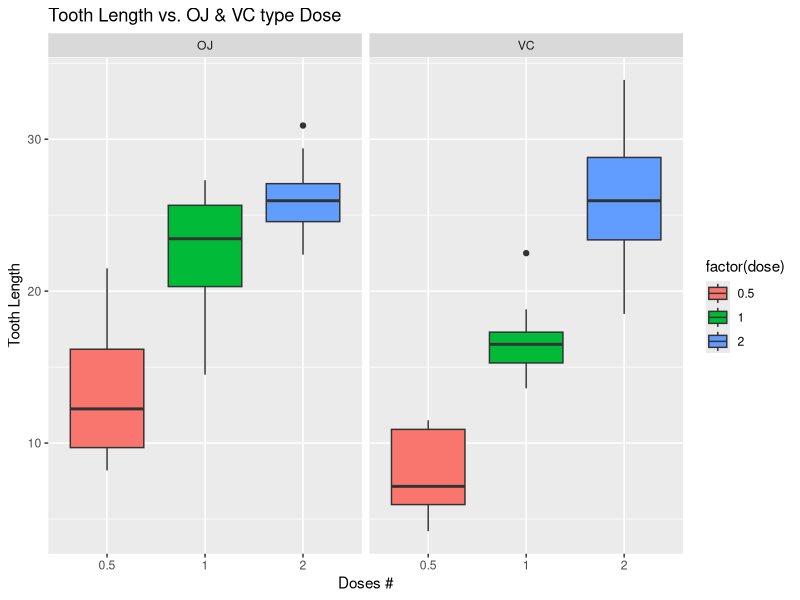

Here is the R script that generated this plot:
## ---- chunk 1
suppressMessages(library(datasets))
suppressMessages(library(ggplot2))
suppressMessages(library(dplyr))
data(ToothGrowth)
str(ToothGrowth)
## ---- chunk 2
ToothGrowth
## ---- chunk 3
length(ToothGrowth$len)
## ---- chunk 4
aggregate(ToothGrowth$len,list(ToothGrowth$supp,ToothGrowth$dose),mean)
## ---- chunk 5
aggregate(ToothGrowth$len,list(ToothGrowth$supp,ToothGrowth$dose),sd)
## ---- chunk 6
    ggplot(ToothGrowth, aes(x = factor(dose), y = len, fill = factor(dose)))+
                  geom_boxplot()+
                  facet_grid(.~supp)+
                  labs(title = "Tooth Length vs. OJ & VC type Dose",
                  x = "Doses #", y = "Tooth Length") 

## ---- chunk 7
summary(ToothGrowth)
## ---- chunk 8
oj_dose95 <- ToothGrowth %>% filter(dose=="0.5" & supp=="OJ")
vc_dose95 <- ToothGrowth %>% filter(dose=="0.5" & supp=="VC")
t.test(oj_dose95$len,vc_dose95$len)

## ---- chunk 9
oj_dose95 <- ToothGrowth %>% filter(dose=="1" & supp=="OJ")
vc_dose95 <- ToothGrowth %>% filter(dose=="1" & supp=="VC")
t.test(oj_dose95$len,vc_dose95$len)
## ---- chunk 10
oj_dose95 <- ToothGrowth %>% filter(dose=="2" & supp=="OJ")
vc_dose95 <- ToothGrowth %>% filter(dose=="2" & supp=="VC")
t.test(oj_dose95$len,vc_dose95$len)
